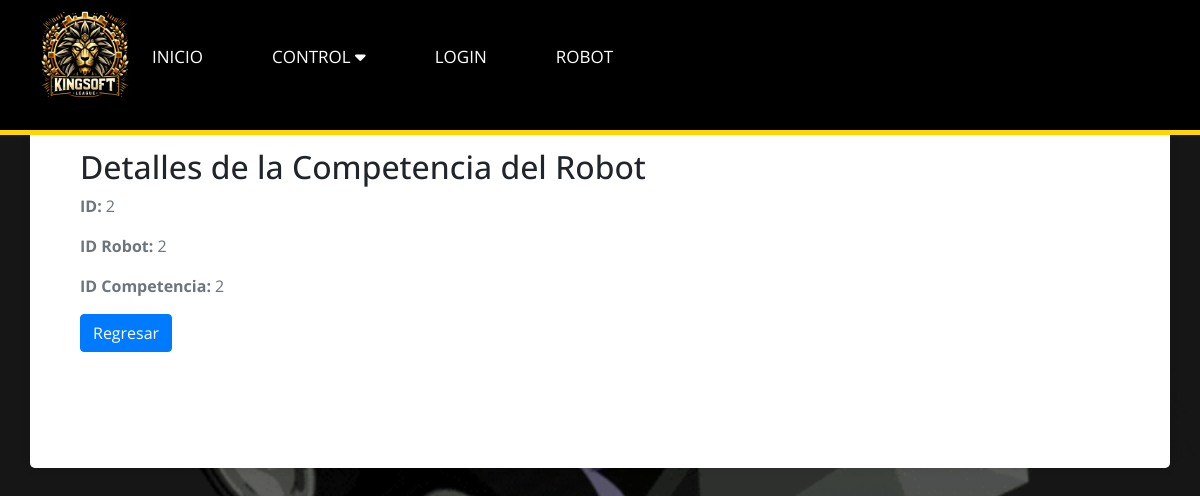
The page /Versión_1/Diseño/ver_robot_competencia.php?id=2 on the database as committed earlier.
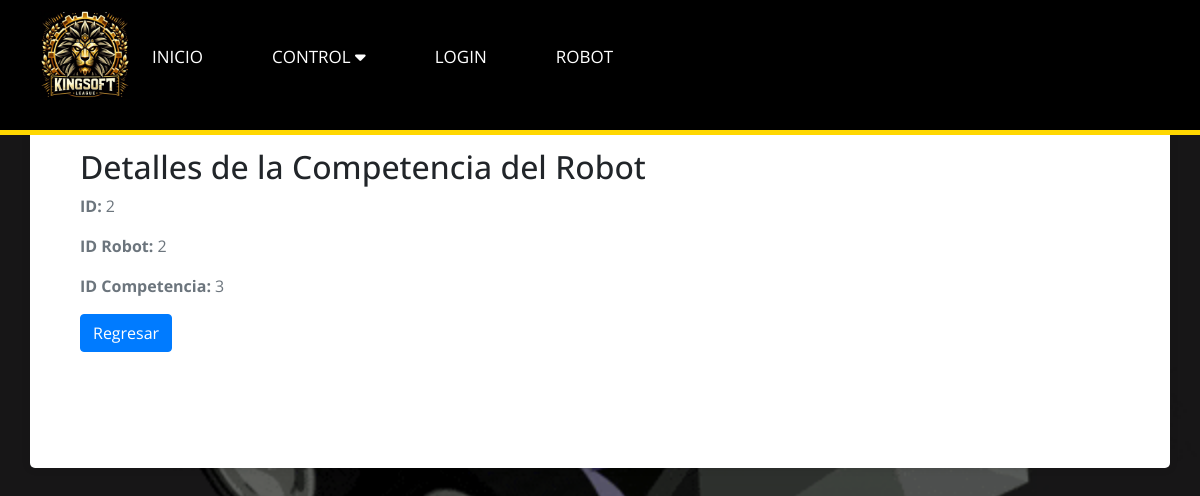
The same page on the database as committed later.
### tables this page shows
CREATE TABLE `robot_competencia` (
  `id` int(11) NOT NULL,
  `id_robot` int(11) NOT NULL,
  `id_competencia` int(11) NOT NULL
);

### Versión_1/Diseño/RobotCompetenciaController.php (called while the page is built, shortened)
<?php
require_once 'RobotCompetenciaModel.php';
class RobotCompetenciaController {
    private $model;
    public function __construct($db) {
        $this->model = new RobotCompetenciaModel($db);
    }
    public function getRobotCompetenciaById($id) {
        return $this->model->getRobotCompetenciaById($id);
    }
}
?>

### Versión_1/Diseño/RobotCompetenciaModel.php (called while the page is built, shortened)
<?php
class RobotCompetenciaModel {
    private $db;
    public function __construct($db) {
        $this->db = $db;
    }
    public function getRobotCompetenciaById($id) {
        $query = "SELECT * FROM robot_competencia WHERE id = ?";
        $stmt = $this->db->prepare($query);
        $stmt->execute([$id]);
        return $stmt->fetch(PDO::FETCH_ASSOC);
    }
}
?>

### Versión_1/Diseño/ver_robot_competencia.php (the view, shortened to what this page needs)
<!DOCTYPE html>
<html lang="es">
<head>
    <link rel="stylesheet" href="https://stackpath.bootstrapcdn.com/bootstrap/4.5.2/css/bootstrap.min.css">
</head>
<body>
<?php
    include 'navegador.php'
    ?>
<div class="container mt-5">
    <?php
    require_once 'RobotCompetenciaController.php';
    if (isset($_GET['id']) && !empty(trim($_GET['id']))) {
        $db = new PDO('mysql:host=localhost;dbname=datosks', 'root', '');
        $controller = new RobotCompetenciaController($db);
        $id = trim($_GET['id']);
        $robotCompetencia = $controller->getRobotCompetenciaById($id);
        if ($robotCompetencia) {
            echo "<h2>Detalles de la Competencia del Robot</h2>";
            echo "<p><strong>ID:</strong> " . $robotCompetencia['id'] . "</p>";
            echo "<p><strong>ID Robot:</strong> " . $robotCompetencia['id_robot'] . "</p>";
            echo "<p><strong>ID Competencia:</strong> " . $robotCompetencia['id_competencia'] . "</p>";
            echo "<p><a href='RobotCompetenciaView.php' class='btn btn-primary'>Regresar</a></p>";
        } else {
            echo "<h1>No se encontró la competencia del robot.</h1>";
        }
    } else {
        echo "<h1>ID de competencia del robot no especificado.</h1>";
    }
    ?>
</div>
</body>
</html>

Rows that differ between the two databases and show on the page:
changed robot_competencia id 2: id_competencia "2" → "3"
